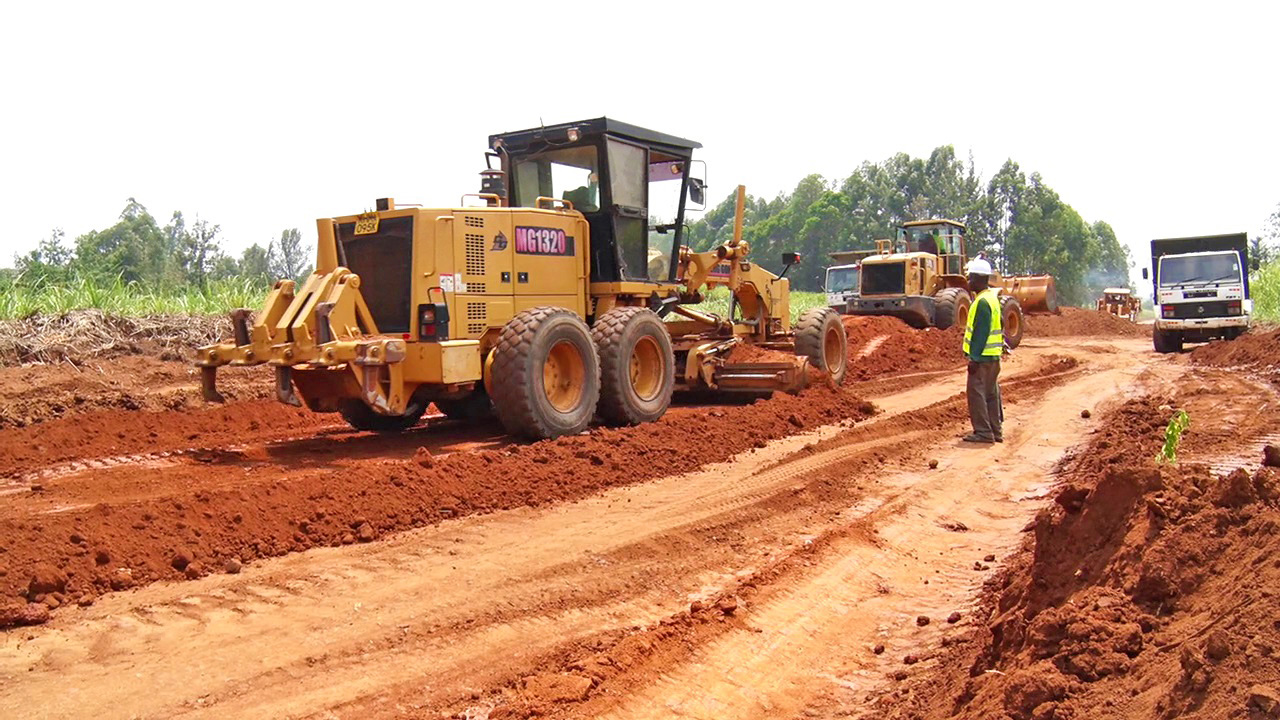
#> input picture ai-service/authenticity_test_images/real1.jpg, 1280 x 720 px
$ python forensic_analysis.py
#> lines starting #> are read from the running program, lines starting #| are printed output that depends on the picture
import os
import io
import hashlib
import tempfile
from PIL import Image, ImageChops, ImageEnhance


# ============================================================
# BASIC IMAGE INFORMATION
# ============================================================

def get_image_info(image_path):
    """
    Extract basic technical information from an image.
    """

    if not os.path.exists(image_path):
        return {
            "status": "ERROR",
            "error": "Image file not found"
        }

    try:
        file_size = os.path.getsize(image_path)

        with Image.open(image_path) as img:

            width, height = img.size

            # File hash
            sha256_hash = hashlib.sha256()

            with open(image_path, "rb") as f:
                for chunk in iter(lambda: f.read(8192), b""):
                    sha256_hash.update(chunk)

            return {
                "status": "SUCCESS",
                "filename": os.path.basename(image_path),
                "format": img.format,
                "mode": img.mode,
                "width": width,
                "height": height,
                "aspect_ratio": round(width / height, 3) if height else None,
                "file_size_bytes": file_size,
                "sha256": sha256_hash.hexdigest()
            }

    except Exception as e:
        return {
            "status": "ERROR",
            "error": str(e)
        }


# ============================================================
# EXIF / METADATA ANALYSIS
# ============================================================

def analyze_exif(image_path):
    """
    Analyze EXIF metadata and look for useful forensic signals.
    """

    try:
        with Image.open(image_path) as img:

            exif_data = img.getexif()

            if not exif_data:
                return {
                    "exif_present": False,
                    "metadata_status": "NO_EXIF",
                    "fields": {}
                }

            fields = {}

            for tag_id, value in exif_data.items():

                try:
                    tag_name = Image.ExifTags.TAGS.get(
                        tag_id,
                        str(tag_id)
                    )
                except Exception:
                    tag_name = str(tag_id)

                # Avoid extremely large metadata
                if isinstance(value, bytes):
                    try:
                        value = value.decode(
                            "utf-8",
                            errors="ignore"
                        )
                    except Exception:
                        value = "<binary>"

                fields[tag_name] = str(value)[:500]

            important_fields = [
                "DateTime",
                "DateTimeOriginal",
                "DateTimeDigitized",
                "Make",
                "Model",
                "Software",
                "GPSInfo",
                "Orientation"
            ]

            important_metadata = {
                key: fields[key]
                for key in important_fields
                if key in fields
            }

            return {
                "exif_present": True,
                "metadata_status": "EXIF_AVAILABLE",
                "fields": important_metadata,
                "field_count": len(fields)
            }

    except Exception as e:
        return {
            "exif_present": False,
            "metadata_status": "ERROR",
            "error": str(e)
        }


# ============================================================
# IMAGE DIMENSION / FORMAT ANALYSIS
# ============================================================

def analyze_dimensions(image_path):
    """
    Check image dimensions and technical properties.
    """

    try:
        with Image.open(image_path) as img:

            width, height = img.size

            megapixels = (width * height) / 1_000_000

            issues = []

            # Extremely small images
            if width < 300 or height < 300:
                issues.append("VERY_SMALL_IMAGE")

            # Extremely unusual aspect ratio
            ratio = width / height if height else 0

            if ratio > 5 or ratio < 0.2:
                issues.append("UNUSUAL_ASPECT_RATIO")

            return {
                "width": width,
                "height": height,
                "megapixels": round(megapixels, 2),
                "format": img.format,
                "mode": img.mode,
                "issues": issues
            }

    except Exception as e:
        return {
            "status": "ERROR",
            "error": str(e)
        }


# ============================================================
# JPEG COMPRESSION ANALYSIS
# ============================================================

def analyze_jpeg(image_path):
    """
    Inspect JPEG-specific compression information.

    This is a forensic signal, NOT proof of manipulation.
    """

    try:
        with Image.open(image_path) as img:

            if img.format != "JPEG":
                return {
                    "jpeg_analysis": False,
                    "reason": "Image is not JPEG"
                }

            quantization = getattr(img, "quantization", None)

            if not quantization:
                return {
                    "jpeg_analysis": True,
                    "quantization_available": False
                }

            tables = len(quantization)

            table_sizes = {
                str(key): len(value)
                for key, value in quantization.items()
            }

            return {
                "jpeg_analysis": True,
                "quantization_available": True,
                "quantization_tables": tables,
                "table_sizes": table_sizes
            }

    except Exception as e:
        return {
            "jpeg_analysis": False,
            "error": str(e)
        }


# ============================================================
# ERROR LEVEL ANALYSIS (ELA)
# ============================================================

def perform_ela(image_path):
    """
    Perform Error Level Analysis.

    ELA highlights regions that compress differently from
    surrounding regions.

    IMPORTANT:
    ELA is only a forensic clue. It cannot prove that an
    image was edited or AI-generated.
    """

    try:
        with Image.open(image_path) as original:

            # Convert to RGB
            original = original.convert("RGB")

            # Save temporary JPEG at controlled quality
            temp_buffer = io.BytesIO()

            original.save(
                temp_buffer,
                format="JPEG",
                quality=90
            )

            temp_buffer.seek(0)

            recompressed = Image.open(temp_buffer).convert("RGB")

            # Pixel difference
            difference = ImageChops.difference(
                original,
                recompressed
            )

            # Get difference statistics
            extrema = difference.getextrema()

            max_difference = max(
                channel_max
                for channel_min, channel_max in extrema
            )

            mean_difference = sum(
                (channel_min + channel_max) / 2
                for channel_min, channel_max in extrema
            ) / 3

            # Amplify ELA image
            scale = 10

            ela_image = ImageEnhance.Brightness(
                difference
            ).enhance(scale)

            # Save ELA image next to source image
            base, ext = os.path.splitext(image_path)

            ela_path = base + "_ELA.jpg"

            ela_image.save(
                ela_path,
                format="JPEG",
                quality=90
            )

            # Basic interpretation
            if mean_difference < 3:
                ela_status = "LOW_VARIATION"

            elif mean_difference < 10:
                ela_status = "MODERATE_VARIATION"

            else:
                ela_status = "HIGH_VARIATION"

            return {
                "status": "SUCCESS",
                "mean_difference": round(mean_difference, 3),
                "max_difference": max_difference,
                "ela_status": ela_status,
                "ela_image": ela_path
            }

    except Exception as e:
        return {
            "status": "ERROR",
            "error": str(e)
        }


# ============================================================
# FILE INTEGRITY
# ============================================================

def calculate_file_hash(image_path):
    """
    Calculate SHA-256 hash.
    """

    try:

        sha256 = hashlib.sha256()

        with open(image_path, "rb") as f:

            for chunk in iter(
                lambda: f.read(8192),
                b""
            ):
                sha256.update(chunk)

        return {
            "status": "SUCCESS",
            "algorithm": "SHA-256",
            "hash": sha256.hexdigest()
        }

    except Exception as e:

        return {
            "status": "ERROR",
            "error": str(e)
        }


# ============================================================
# COMPLETE FORENSIC ANALYSIS
# ============================================================

def analyze_image_forensics(image_path):
    """
    Run complete forensic analysis on one image.
    """

    if not os.path.exists(image_path):

        return {
            "status": "ERROR",
            "error": "Image not found"
        }

    basic_info = get_image_info(image_path)

    exif_info = analyze_exif(image_path)

    dimension_info = analyze_dimensions(image_path)

    jpeg_info = analyze_jpeg(image_path)

    ela_info = perform_ela(image_path)

    hash_info = calculate_file_hash(image_path)

    # --------------------------------------------------------
    # Risk signals
    # --------------------------------------------------------

    risk_signals = []

    if not exif_info.get("exif_present", False):
        risk_signals.append("NO_EXIF_METADATA")

    if "issues" in dimension_info:
        risk_signals.extend(
            dimension_info["issues"]
        )

    if ela_info.get("ela_status") == "HIGH_VARIATION":
        risk_signals.append("HIGH_ELA_VARIATION")

    # --------------------------------------------------------
    # Risk level
    # --------------------------------------------------------

    risk_count = len(risk_signals)

    if risk_count == 0:
        risk_level = "LOW"

    elif risk_count <= 2:
        risk_level = "MEDIUM"

    else:
        risk_level = "HIGH"

    return {
        "status": "SUCCESS",

        "image": basic_info,

        "exif": exif_info,

        "dimensions": dimension_info,

        "jpeg": jpeg_info,

        "ela": ela_info,

        "integrity": hash_info,

        "risk_signals": risk_signals,

        "risk_level": risk_level,

        "forensic_note": (
            "Forensic analysis provides evidence and risk "
            "signals only. It does not prove that an image "
            "is genuine, manipulated, or AI-generated."
        )
    }


# ============================================================
# BEFORE / AFTER FORENSIC COMPARISON
# ============================================================

# [104 lines left out: function compare_forensics, not called in this run]


# ============================================================
# LOCAL TEST
# ============================================================

if __name__ == "__main__":

    print("=" * 60)
    print("IMAGE FORENSIC ANALYSIS")
    print("=" * 60)

    image_path = input(
        "\nEnter image path: "
    ).strip().strip('"')
#> the answer given: authenticity_test_images/real1.jpg

    result = analyze_image_forensics(
        image_path
    )
#> in get_image_info, img is the input picture: PIL image 1280x720 RGB; mean R, G, B 198.3, 156, 130.5
#> in analyze_jpeg, `quantization = getattr(img, "quantization", None)`: quantization = 2 items
#> in analyze_jpeg, `tables = len(quantization)`: tables = 2
#> in analyze_jpeg, `table_sizes = { str(key): len(value) for key, value in quantization.it..`: table_sizes = {'0': 64, '1': 64}
#> in analyze_image_forensics, `jpeg_info = analyze_jpeg(image_path)`: jpeg_info = 4 items
#> in perform_ela, `difference = ImageChops.difference( original, recompressed )`:
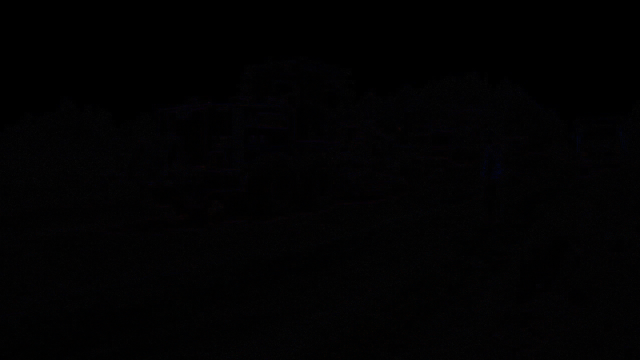
#> difference: PIL image 1280x720 RGB (shown at 1/2 size); mean R, G, B 1.7, 1.6, 2
#> in perform_ela, `extrema = difference.getextrema()`: extrema = ((0, 33), (0, 23), (0, 41))
#> in perform_ela, `max_difference = max( channel_max for channel_min, channel_max in extr..`: max_difference = 41
#> in perform_ela, `mean_difference = sum( (channel_min + channel_max) / 2 for channel_min..`: mean_difference = 16.17
#> in perform_ela, `ela_image = ImageEnhance.Brightness( difference ).enhance(scale)`:
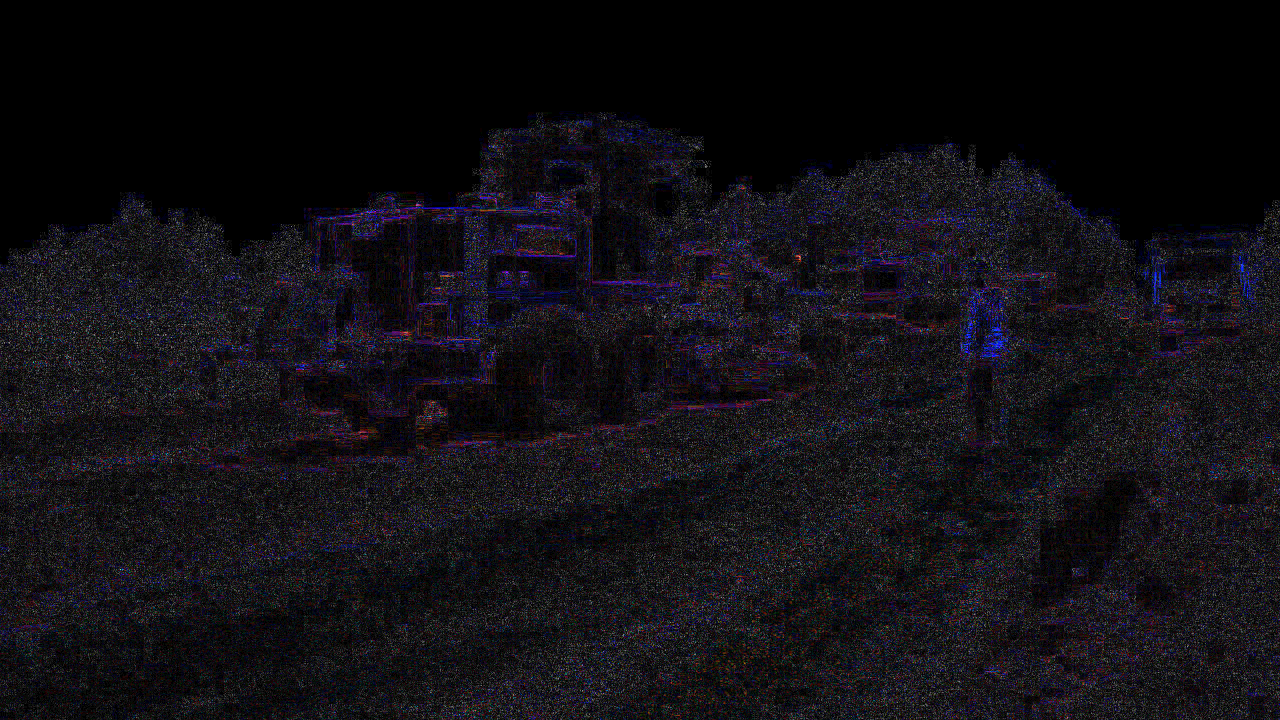
#> ela_image: PIL image 1280x720 RGB; mean R, G, B 17.4, 15.6, 20.2
#> in analyze_image_forensics, `ela_info = perform_ela(image_path)`: ela_info = {'status': 'SUCCESS', 'mean_difference': 16.17, 'max_difference': 41, 'ela_status': 'HIGH_VARIATION', 'ela_image': 'authenticity_test_images/real1_ELA.jpg'}
#> result = 10 items

    import json

    print(
        json.dumps(
            result,
            indent=4,
            default=str
        )
    )
#> (printed output is left out)

$ run again, on ai-service/authenticity_test_images/real3.jpg
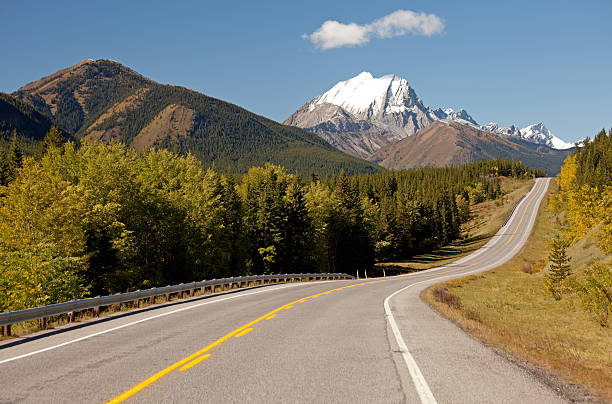
#> input picture ai-service/authenticity_test_images/real3.jpg, 612 x 404 px
#> in get_image_info, img is the input picture: PIL image 612x404 RGB; mean R, G, B 123, 120.2, 105.8
#> the loop in analyze_exif, `for tag_id, value in exif_data.items(): ` made 4 passes
#> (tag_id, tag_name) on passes 2 to 4: (282, 'XResolution'), (283, 'YResolution'), (270, 'ImageDescription')
#> after the loop in analyze_exif, `for tag_id, value in exif_data.items():`: fields = 4 items
#> important_metadata = 0 items
#> exif_info = 4 items
#> quantization = 2 items
#> tables = 2
#> table_sizes = {'0': 64, '1': 64}
#> jpeg_info = 4 items
#> in perform_ela, `difference = ImageChops.difference( original, recompressed )`:
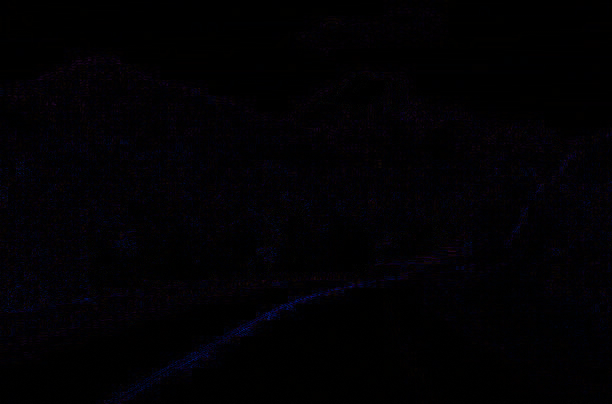
#> difference: PIL image 612x404 RGB; mean R, G, B 1.9, 1.1, 3.3
#> extrema = ((0, 34), (0, 26), (0, 123))
#> max_difference = 123
#> mean_difference = 30.5
#> in perform_ela, `ela_image = ImageEnhance.Brightness( difference ).enhance(scale)`:
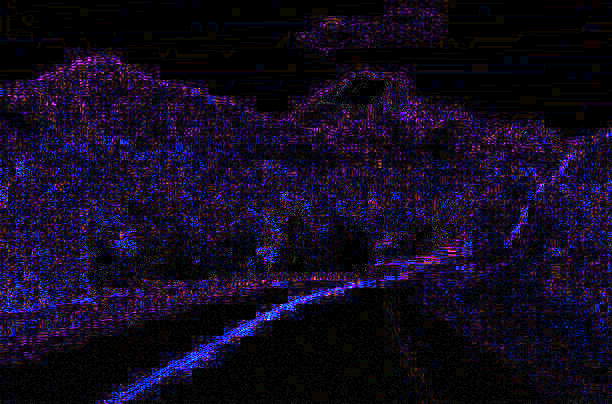
#> ela_image: PIL image 612x404 RGB; mean R, G, B 18.5, 11.1, 32.2
#> ela_info = {'status': 'SUCCESS', 'mean_difference': 30.5, 'max_difference': 123, 'ela_status': 'HIGH_VARIATION', 'ela_image': 'authenticity_test_images/real3_ELA.jpg'}
#> result = 10 items
#> (printed output is left out)

$ run again, on ai-service/authenticity_test_images/ai1.png
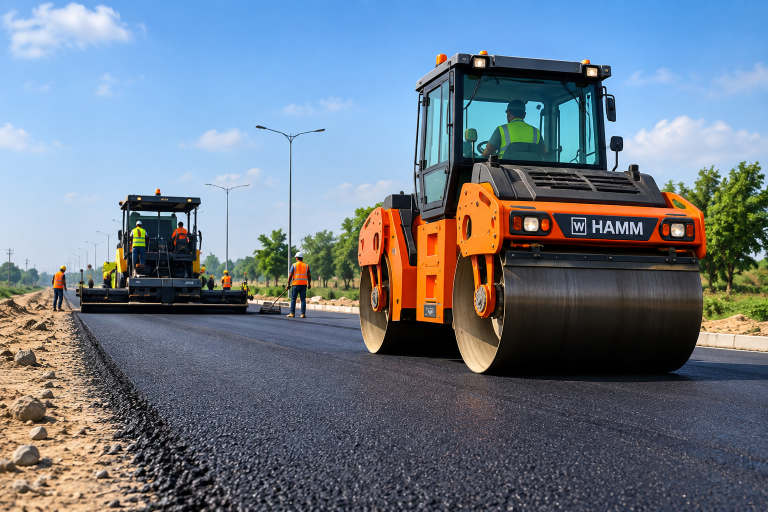
#> input picture ai-service/authenticity_test_images/ai1.png, 1536 x 1024 px (shown at 1/2 size)
#> in get_image_info, img is the input picture: PIL image 1536x1024 RGB; mean R, G, B 108.7, 120.5, 134.1
#> extrema = ((0, 54), (0, 26), (0, 70))
#> max_difference = 70
#> mean_difference = 25
#> in perform_ela, `ela_image = ImageEnhance.Brightness( difference ).enhance(scale)`:
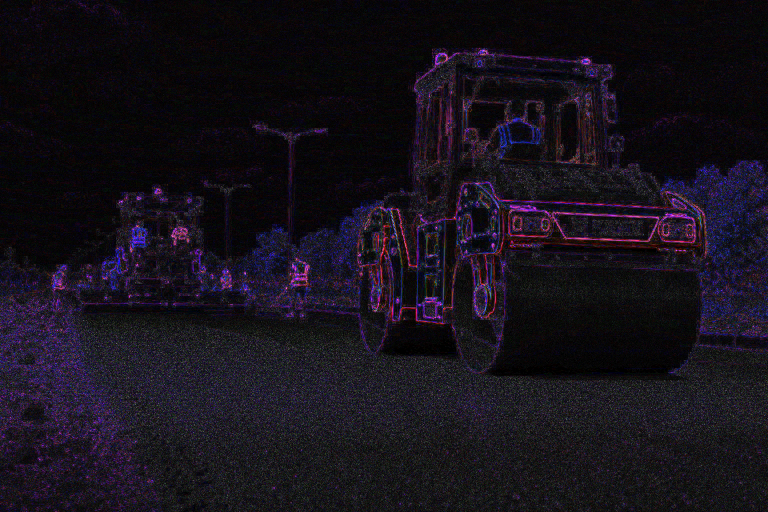
#> ela_image: PIL image 1536x1024 RGB (shown at 1/2 size); mean R, G, B 22, 17.3, 26.3
#> ela_info = {'status': 'SUCCESS', 'mean_difference': 25, 'max_difference': 70, 'ela_status': 'HIGH_VARIATION', 'ela_image': 'authenticity_test_images/ai1_ELA.jpg'}
#> result = 10 items
#> (printed output is left out)
